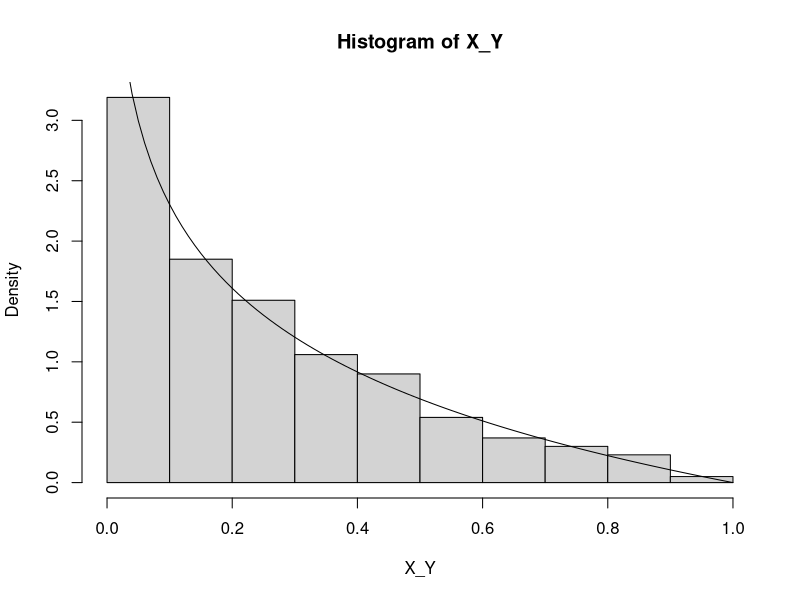

R code for this plot:

n <- 10^{3}
Y <- runif(n)
X_Y <- sapply(Y, function(x) { runif(1, 0, x)})

hist(X_Y, prob=TRUE)
p <- function(x){
  return(-log(x))
}
curve(p,add=TRUE)